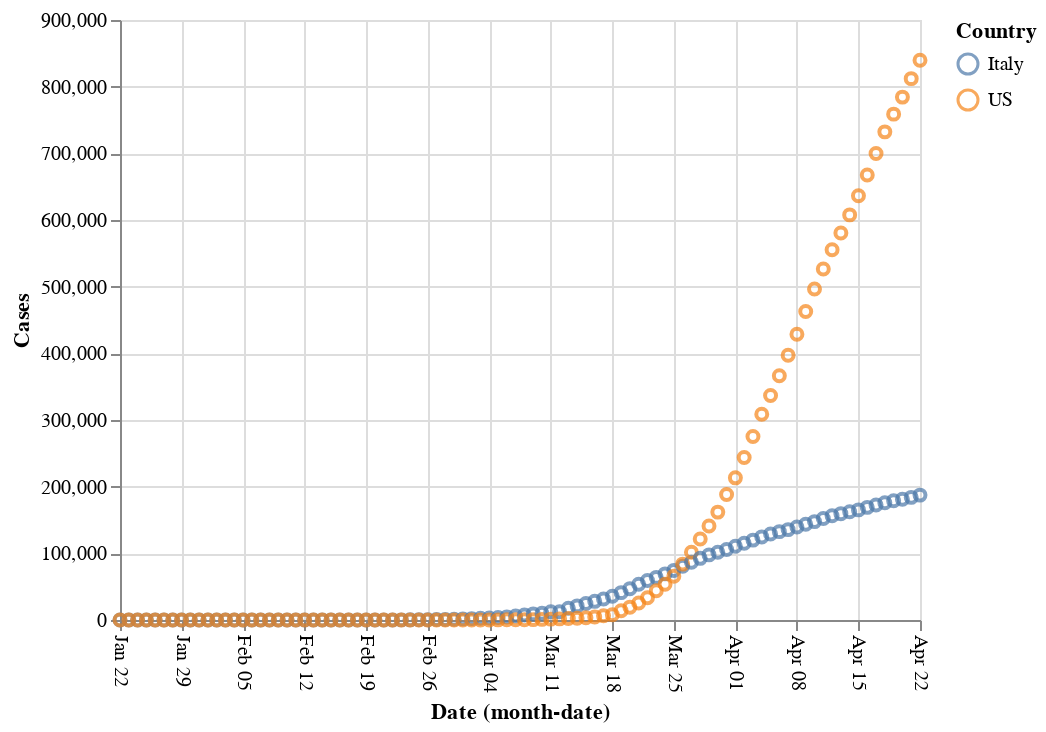

Notebook code for this chart:
### Code cell
alt.Chart(grouped[grouped.Country.isin(['US', 'Italy'])]).mark_point().encode(x=alt.X('monthdate(Date)', 
                                                  axis=alt.Axis(labelAngle=90)), 
                                         y='Cases', color='Country')

### Figure 1 — Vega-Lite specification as saved in the notebook (floating-point values rounded to 4 significant figures; data arrays with more than 128 entries replaced by an {"elided": "..."} marker saying what was removed)
{"config": {"view": {"continuousWidth": 400, "continuousHeight": 300}}, "data": {"name": "data-0c5f895975dc764a0843addfec225dd9"}, "mark": "point", "encoding": {"color": {"type": "nominal", "field": "Country"}, "x": {"type": "temporal", "axis": {"labelAngle": 90}, "field": "Date", "timeUnit": "monthdate"}, "y": {"type": "quantitative", "field": "Cases"}}, "$schema": "https://vega.github.io/schema/vega-lite/v4.0.2.json", "datasets": {"data-0c5f895975dc764a0843addfec225dd9": {"elided": "184 records"}}}
